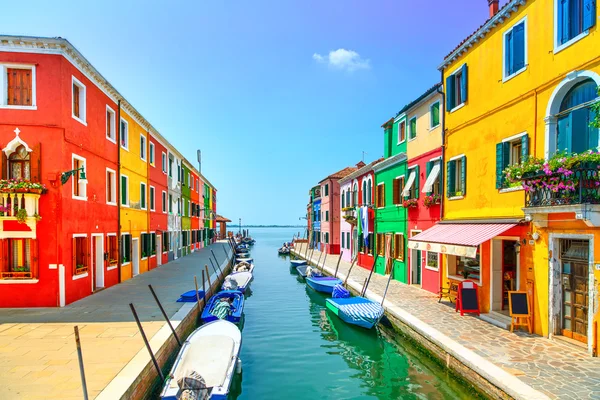
#> input picture HW3/q4/image.jpg, 600 x 400 px
$ python q4_D.py
#> lines starting #> are read from the running program, lines starting #| are printed output that depends on the picture
import numpy as np
import matplotlib.pyplot as plt
import cv2
from sklearn.cluster import KMeans

import warnings
warnings.filterwarnings("ignore")
# returns compresseed image from image X by cluster clust
def compress(X,clust):
    for i in range(20):
        X[clust.labels_==i] = clust.cluster_centers_[i]
    return X
# Read the image
img = cv2.imread('image.jpg')
#> img is the input picture: shape (400, 600, 3); mean B, G, R 140.8, 155.8, 155.4
img_size = img.shape
#> img_size = (400, 600, 3)

#Reshape it to be 2-dimension
X = img.reshape(img_size[0] * img_size[1], img_size[2])		# Turn hxwx3 into (h*w)x3
'''					SECTION D 					'''

# Run the Kmeans algorithm
km = KMeans(n_clusters=20)
km.fit(X)

'''
The km has the following properties:
(*) km.labels_ will give each pixel its class from 20 classes (values are between 0-19)
(*) km.cluster_centers_ is an array size 20x3, where the ith row represents the color value for the ith label.
	For example, cluster_centers_[0] = [r,g,b], the first center.
'''

# Use the centroids to compress the image
img_compressed = compress(X,km) # Use cluster_centers_ and labels_
img_compressed = np.clip(img_compressed.astype('uint8'), 0, 255)

# Reshape X_recovered to have the same dimension as the original image 128 * 128 * 3'''
img_compressed = img_compressed.reshape(img_size[0], img_size[1], img_size[2])
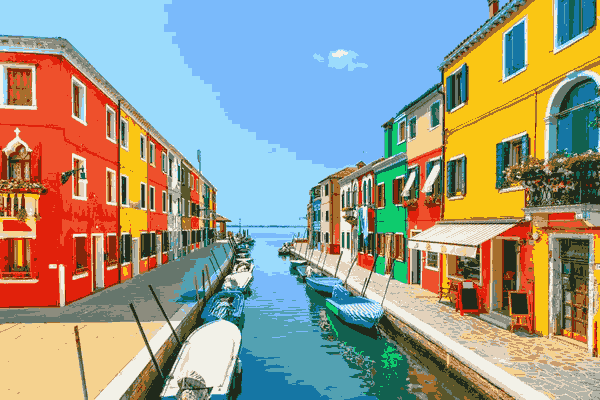
#> img_compressed: shape (400, 600, 3); mean of channels 0, 1, 2 140.3, 155.1, 155; drawn as B, G, R

# Plot the original and the compressed image next to each other'''
fig, ax = plt.subplots(1, 2, figsize = (12, 8))

ax[0].imshow(cv2.imread('image.jpg'))
ax[0].set_title('Original Image')

ax[1].imshow(img_compressed)
ax[1].set_title(f'Compressed Image with {km.n_clusters} colors')

for ax in fig.axes:
    ax.axis('off')

plt.tight_layout()
plt.show()
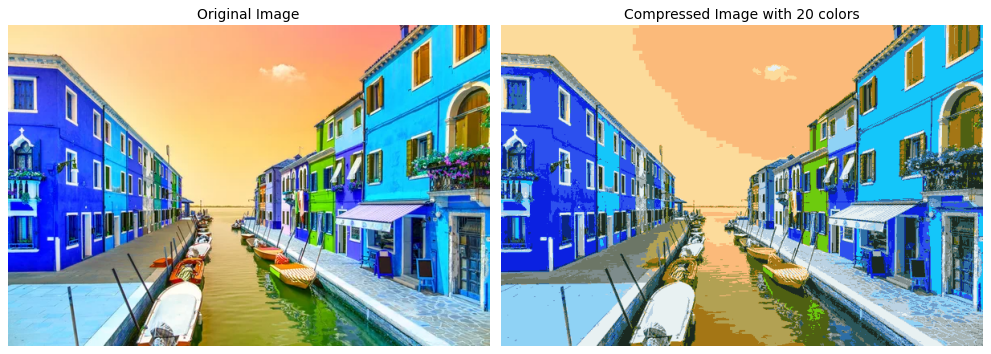
#> figure drawn by matplotlib, 2 panels; B, G, R data is drawn as R, G, B

$ run again, with HW3/q4/compressed.png saved as HW3/q4/image.jpg
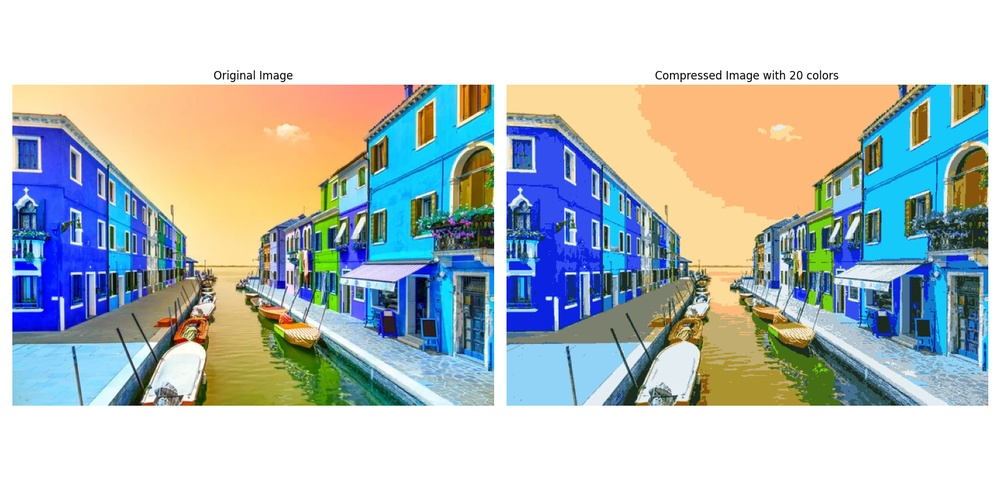
#> input picture HW3/q4/compressed.png, 1000 x 491 px, shrunk from 1536 x 754 before the run
#> img is the input picture: shape (491, 1000, 3); mean B, G, R 191.5, 191.7, 182.4
#> `img_compressed = img_compressed.reshape(img_size[0], img_size[1], img_..`:
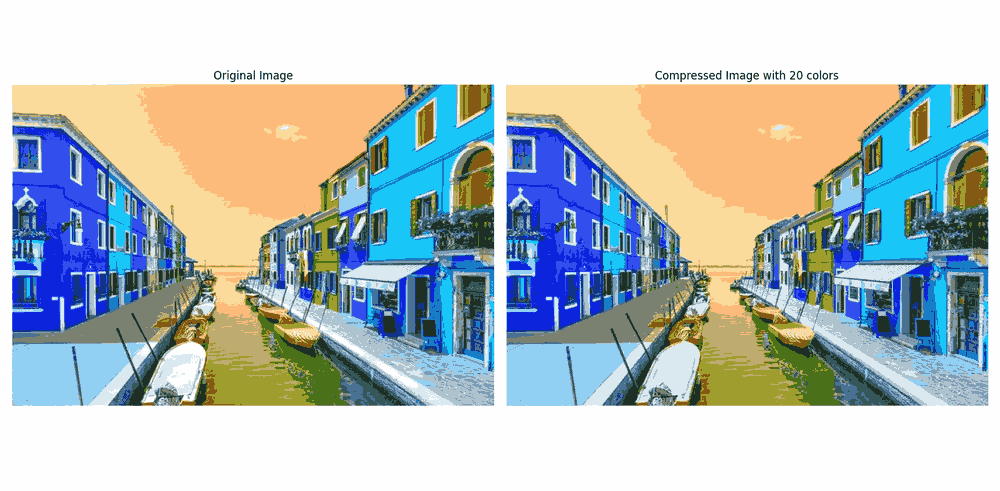
#> img_compressed: shape (491, 1000, 3); mean of channels 0, 1, 2 190.9, 191.2, 181.9; drawn as B, G, R
#> `plt.show()`:
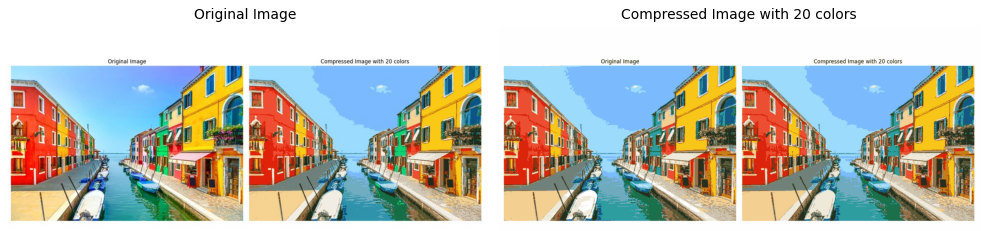
#> figure drawn by matplotlib, 2 panels; B, G, R data is drawn as R, G, B
